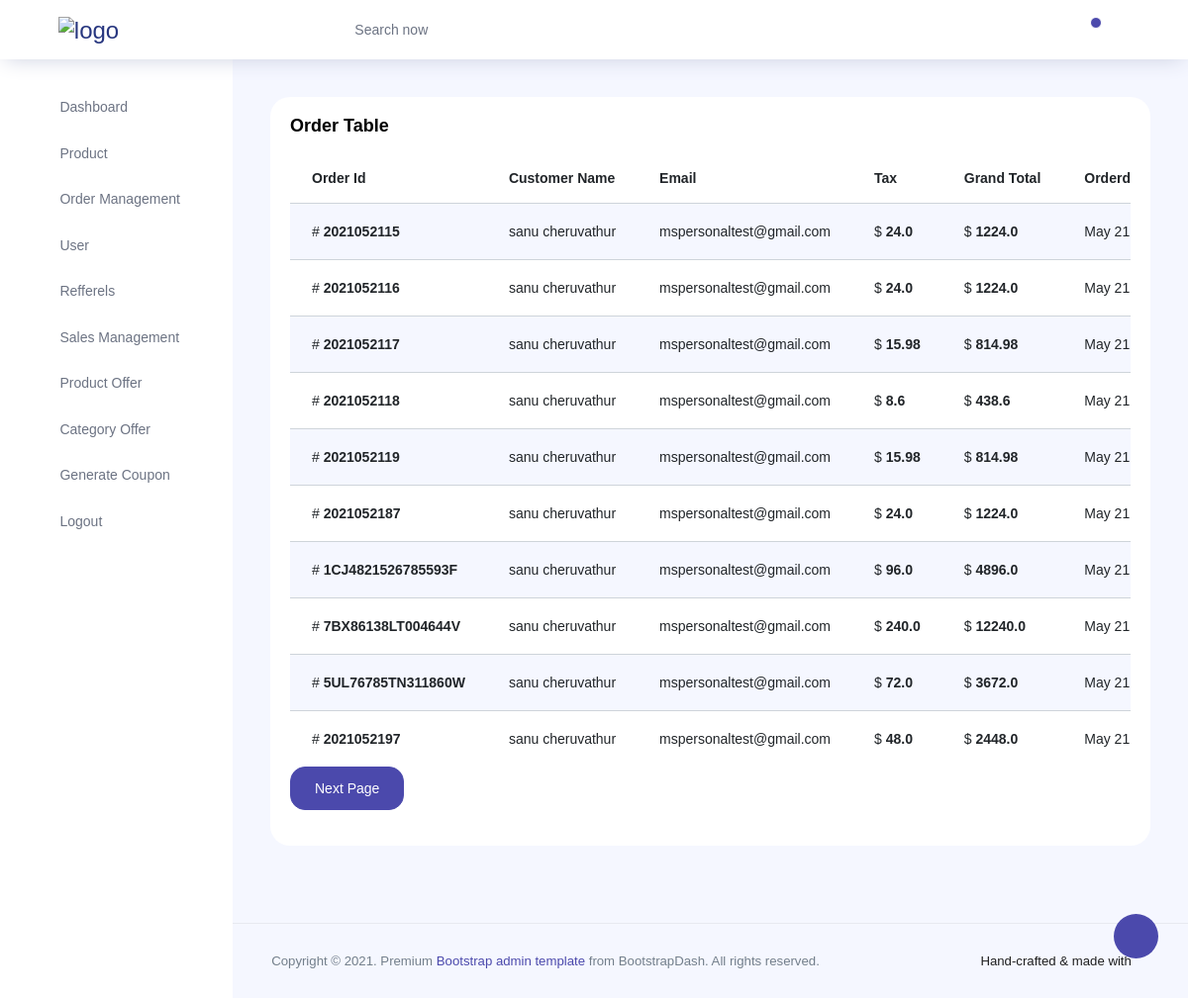
/accounts/order_management/ (signed in), run on the app's committed database.
### orders/models.py (models this page shows, shortened)
class OrderProduct(models.Model):
    order = models.ForeignKey(Order,on_delete=models.CASCADE)
    payment = models.ForeignKey(Payment, on_delete=models.SET_NULL, blank=True, null=True)
    user = models.ForeignKey(Account,on_delete=models.CASCADE)
    product = models.ForeignKey(Product,on_delete=models.CASCADE)
    variations = models.ManyToManyField(Variation, blank=True)
    quantity = models.IntegerField()
    product_price = models.FloatField()
    ordered = models.BooleanField(default=False)
    created_at = models.DateField(auto_now_add=True)
    updated_at = models.DateField(auto_now=True)
    status = models.CharField(max_length=10, default='Ordered',)
    user_cancel = models.CharField(max_length=15,default=False,null=True)

class Payment(models.Model):
    user = models.ForeignKey(Account,on_delete=models.CASCADE)
    payment_id = models.CharField(max_length=100)
    payment_method = models.CharField(max_length=100)
    amount_paid = models.CharField(max_length=100)
    status = models.CharField(max_length=100)
    created_at = models.DateField(auto_now_add=True)
    def __str__(self):
        return self.payment_id

class Order(models.Model):
    STATUS =(
        ('New' , 'New'),
        ('Accepted' , 'Accepted'),
        ('Completed' , 'Completed'),
        ('Cancelled' , 'Cancelled'),
    )
    user = models.ForeignKey(Account,on_delete=models.SET_NULL, null=True)
    Payment = models.ForeignKey(Payment, on_delete=models.SET_NULL,blank=True,null=True)
    order_number = models.CharField(max_length=20)
    first_name = models.CharField(max_length=50)
    last_name = models.CharField(max_length=50)
    phone = models.CharField(max_length=15)
    email =  models.EmailField(max_length=50)
    address_line_1 = models.CharField(max_length=50)
    address_line_2 = models.CharField(max_length=50)
    country = models.CharField(max_length=50)
    state = models.CharField(max_length=50)
    city = models.CharField(max_length=50)
    order_note = models.CharField(max_length=100, blank=True)
    order_total = models.FloatField()
    tax = models.FloatField()
    status = models.CharField(max_length=10, choices=STATUS, default='New')
    ip = models.CharField(blank=True, max_length=20)
    is_ordered = models.BooleanField(default=False)
    created_at = models.DateField(auto_now_add=True)
    updated_at = models.DateField(auto_now=True)

### accounts/models.py (models this page shows, shortened)
class Account(AbstractBaseUser):
    first_name = models.CharField(max_length=50,)
    last_name = models.CharField(max_length=50,)
    username = models.CharField(max_length=50,unique=True)
    email = models.EmailField(max_length=100,unique=True)
    phone_number = models.CharField(max_length=50)
    date_joined = models.DateField(auto_now_add=True)
    last_login = models.DateField(auto_now_add=True)
    is_admin = models.BooleanField(default=False)
    is_staff = models.BooleanField(default=False)
    is_active = models.BooleanField(default=False)
    is_superadmin = models.BooleanField(default=False)
    USERNAME_FIELD = 'email'
    REQUIRED_FIELDS = ['username','first_name','last_name']
    objects = MyAccountManager()

### accounts/decorator.py (the view)
    def wrapper_func(request, *args, **kwargs):
        if request.session.has_key('is_logged') == False:
            return render(request,'admin_panel_templates/login.html')
        else:
            return view_func(request, *args, **kwargs)

### accounts/decorator.py (called while the page is built)
def admin_decorator(view_func):
    def wrapper_func(request, *args, **kwargs):
        if request.session.has_key('is_logged') == False:
            return render(request,'admin_panel_templates/login.html')
        else:
            return view_func(request, *args, **kwargs)
    return wrapper_func

### accounts/views.py (called while the page is built)
@admin_decorator
def order_management(request):
    order_product = OrderProduct.objects.all()
    p = Paginator(order_product,10)
    page_num = request.GET.get('page',1)
    try:
        page = p.page(page_num)
    except EmptyPage:
        page = p.page(1)
    context = {'order_products' : page}
    return render(request,'admin_panel_templates/order_management.html',context)

### cart/context_processors.py (called while the page is built)
def counter(request):
    cart_count = 0
    if 'admin' in request.path:
        return {}
    else:
        try:
            cart = Cart.objects.filter(cart_id=_cart_id(request))
            if  request.user.is_authenticated:
                cart_items = CartItem.objects.all().filter(user=request.user)
            else:
                cart_items = CartItem.objects.all().filter(cart=cart[:1])
            for cart_item in cart_items:
                cart_count += cart_item.quantity
        except Cart.DoesNotExist:
            cart_item = 0
        return dict(cart_count = cart_count)

### cart/views.py (called while the page is built)
def _cart_id(request):
    cart = request.session.session_key
    if not cart:
        cart = request.session.create()
    return cart

### category/context_processors.py (called while the page is built)
def menu_links(request):
    links = Category.objects.all()
    return dict(links=links)

### templates/admin_panel_templates/order_management.html (shortened to what this page needs)
{% extends 'admin_panel_templates/admin_base.html' %}
{% load static %}
{% block content%}
             <div class="col-lg-12 grid-margin stretch-card">
              <div class="card">
                <div class="card-body">
                  <h4 class="card-title">Order Table</h4>
                  <div class="table-responsive" >
                    <table class="table table-striped" id="myTable">
                      <thead>
                        <tr>
                          <th>
                            Order Id
                          </th>
                          <th>
                            Customer Name
                          </th>
                          <th>
                            Email
                          </th>
                          <th>
                            Tax
                          </th>
                          <th>
                            Grand Total
                          </th>
                          <th>
                            Orderd Date
                          </th>
                        </tr>
                      </thead>
                      <tbody id="box">
                      {% for order_product in order_products %}
                        <tr>
                          <td class="py-1">
                            # <b>{{order_product.payment}}<b>
                          </td>
                          <td>
                            {{order_product.user.first_name}} {{order_product.user.last_name}}
                          </td>
                          <td>
                            {{order_product.user.email}}
                          </td><td>
                            $ <b>{{order_product.order.tax}}<b>
                          </td>
                          <td>
                            $ <b>{{order_product.order.order_total}}<b>
                          </td>
                          <td>
                            {{order_product.order.created_at}}
                          </td>
                        </tr>
                         {% endfor %}
                      </tbody>
                    </table>
                    {% if order_products.has_next %}
                    <a href="{% url 'order_management' %}?page={{order_products.next_page_number}}" class="btn btn-primary">Next Page</a>
                    {% endif %}
                  </div>
                </div>
              </div>
            </div>
          </div>
        </div>
   {% endblock %}

### data on the page
OrderProduct: payment "2021052115", user.first_name "sanu", user.last_name "cheruvathur", user.email "mspersonaltest@gmail.com", order.tax "24.0", order.order_total "1224.0", order.created_at "May…"
OrderProduct: payment "2021052116", user.first_name "sanu", user.last_name "cheruvathur", user.email "mspersonaltest@gmail.com", order.tax "24.0", order.order_total "1224.0", order.created_at "May…"
OrderProduct: payment "2021052117", user.first_name "sanu", user.last_name "cheruvathur", user.email "mspersonaltest@gmail.com", order.tax "15.98", order.order_total "814.98", order.created_at "May…"
OrderProduct: payment "2021052118", user.first_name "sanu", user.last_name "cheruvathur", user.email "mspersonaltest@gmail.com", order.tax "8.6", order.order_total "438.6", order.created_at "May…"
OrderProduct: payment "2021052119", user.first_name "sanu", user.last_name "cheruvathur", user.email "mspersonaltest@gmail.com", order.tax "15.98", order.order_total "814.98", order.created_at "May…"
OrderProduct: payment "2021052187", user.first_name "sanu", user.last_name "cheruvathur", user.email "mspersonaltest@gmail.com", order.tax "24.0", order.order_total "1224.0", order.created_at "May…"
OrderProduct: payment "1CJ4821526785593F", user.first_name "sanu", user.last_name "cheruvathur", user.email "mspersonaltest@gmail.com", order.tax "96.0", order.order_total "4896.0", order.created_at "May…"
OrderProduct: payment "7BX86138LT004644V", user.first_name "sanu", user.last_name "cheruvathur", user.email "mspersonaltest@gmail.com", order.tax "240.0", order.order_total "12240.0", order.created_at "May…"
OrderProduct: payment "5UL76785TN311860W", user.first_name "sanu", user.last_name "cheruvathur", user.email "mspersonaltest@gmail.com", order.tax "72.0", order.order_total "3672.0", order.created_at "May…"
OrderProduct: payment "2021052197", user.first_name "sanu", user.last_name "cheruvathur", user.email "mspersonaltest@gmail.com", order.tax "48.0", order.order_total "2448.0", order.created_at "May…"
